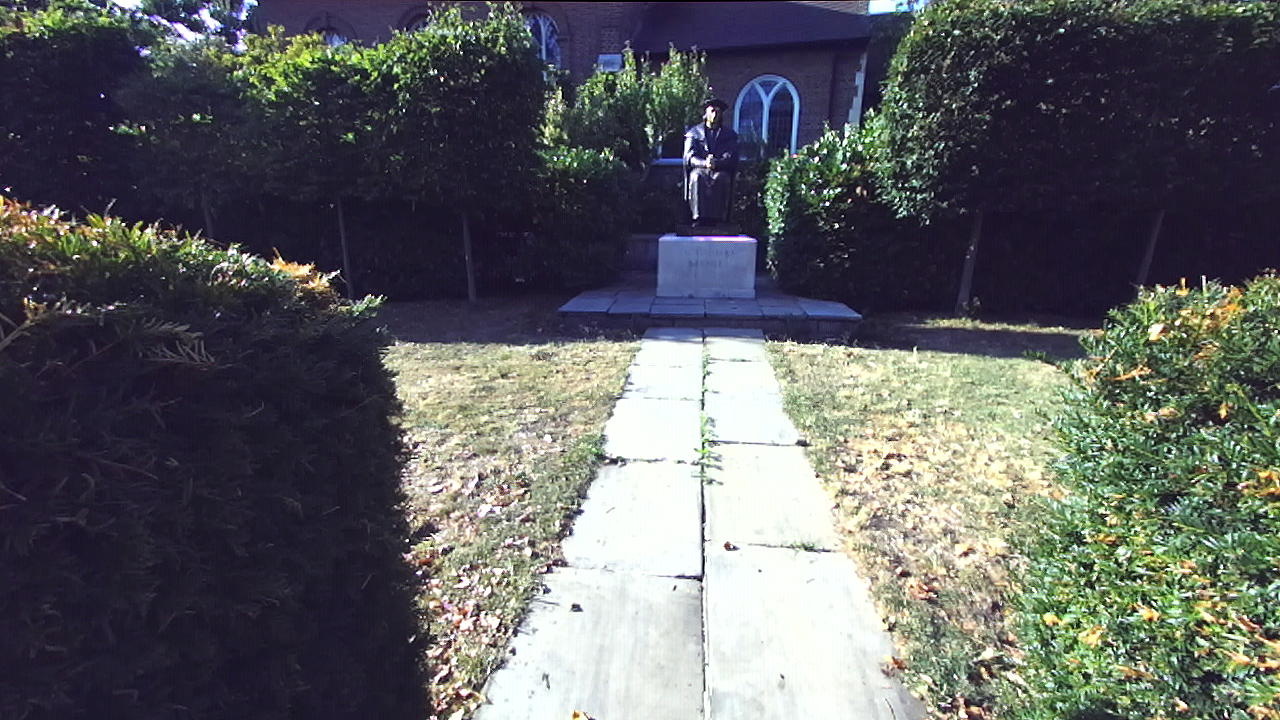
#> input picture left_000041.png, 1280 x 720 px
$ python compute_disparity.py --left left_000041.png --right right_000041.png
#> lines starting #> are read from the running program, lines starting #| are printed output that depends on the picture
import cv2
import numpy as np
import ctypes
import os
import argparse

def compute_disparity(imgL, imgR, disparities=144):
    """
    計算視差圖。
    需要左右圖已經是 rectified 且為灰階圖（單通道）。

    Args:
        imgL (np.ndarray): 左圖 (grayscale)
        imgR (np.ndarray): 右圖 (grayscale)

    Returns:
        disparity (np.ndarray): 浮點視差圖（已除以 16）
    """
    # 參數根據經驗可再調整
    min_disp = 0
    block_size = 5

    stereo = cv2.StereoSGBM_create(
        minDisparity=min_disp,
        numDisparities=disparities,
        blockSize=block_size,
        P1=8 * 1 * block_size ** 2,
        P2=32 * 1 * block_size ** 2,
        disp12MaxDiff=1,
        uniquenessRatio=10,
        speckleWindowSize=100,
        speckleRange=2,
        preFilterCap=63,
        mode=cv2.STEREO_SGBM_MODE_SGBM_3WAY
    )

    disparity = stereo.compute(imgL, imgR).astype(np.float32) / 16
    return disparity


try:
    _libsgm = ctypes.CDLL('./libsgm_wrapper.so')  # 路徑視情況修改

    _libsgm.compute_disparity_from_buffer.argtypes = [
        ctypes.POINTER(ctypes.c_ubyte),
        ctypes.POINTER(ctypes.c_ubyte),
        ctypes.POINTER(ctypes.c_uint16),
        ctypes.c_int,
        ctypes.c_int
    ]
    _libsgm.compute_disparity_from_buffer.restype = ctypes.c_int

    def compute_disparity_libsgm(imgL: np.ndarray, imgR: np.ndarray) -> np.ndarray:
        """
        使用 libSGM 計算視差圖（回傳 uint16 disparity）。
        圖像須為灰階（H, W）。
        """
        assert imgL.ndim == 2 and imgR.ndim == 2
        assert imgL.shape == imgR.shape
        h, w = imgL.shape

        out_disp = np.zeros((h, w), dtype=np.uint16)

        ret = _libsgm.compute_disparity_from_buffer(
            imgL.ctypes.data_as(ctypes.POINTER(ctypes.c_ubyte)),
            imgR.ctypes.data_as(ctypes.POINTER(ctypes.c_ubyte)),
            out_disp.ctypes.data_as(ctypes.POINTER(ctypes.c_uint16)),
            w, h
        )

        if ret != 0:
            raise RuntimeError("libSGM failed to compute disparity")

        disp_float = out_disp.astype(np.float32)

        # ✅ 移除異常值：視差過小（如0）或過大（如>max）
        valid_range = (disp_float >= 1.0) & (disp_float <= 256)  # 可視化區間
        disp_filtered = np.where(valid_range, disp_float, 0.0)

        return disp_filtered

except OSError as e:
    compute_disparity_libsgm = None
    print(f"[WARNING] Failed to load libSGM: {e}")
    print("Make sure libsgm_buffer.so and its dependencies are in the correct location.")


if __name__ == "__main__":
    ap = argparse.ArgumentParser(description="Compute disparity with StereoSGBM")
    ap.add_argument("--left", required=True, help="左影像路徑（rectified, grayscale 或彩色）")
    ap.add_argument("--right", required=True, help="右影像路徑（rectified, grayscale 或彩色）")
    args = ap.parse_args()

    imgL = cv2.imread(args.left, cv2.IMREAD_GRAYSCALE)
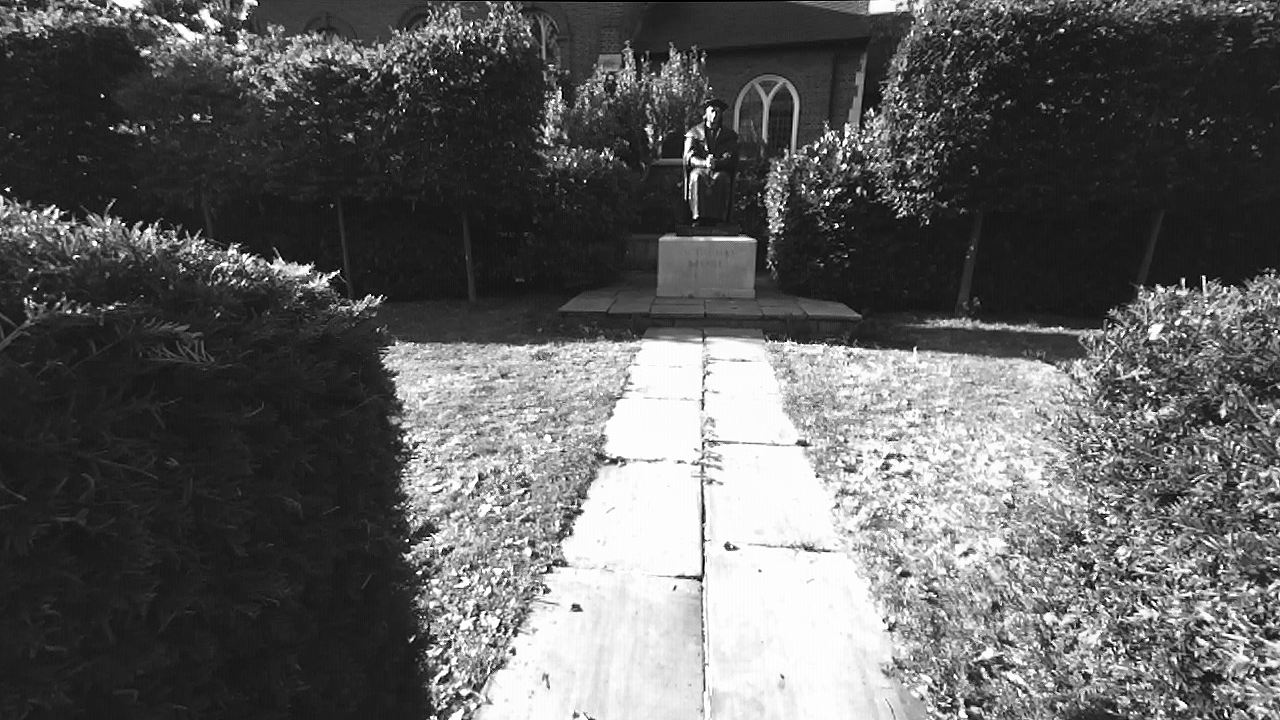
#> imgL: shape (720, 1280); min 0, max 255, mean 95.7
    imgR = cv2.imread(args.right, cv2.IMREAD_GRAYSCALE)
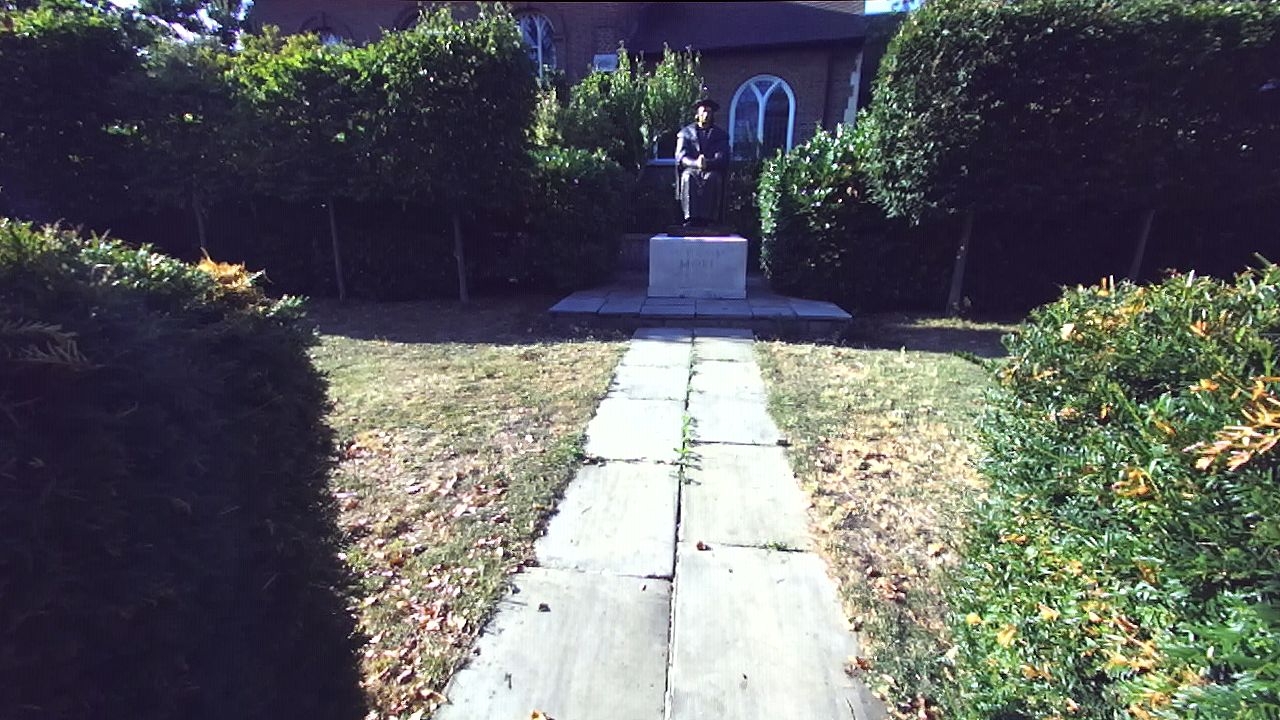
#> input picture right_000041.png, 1280 x 720 px
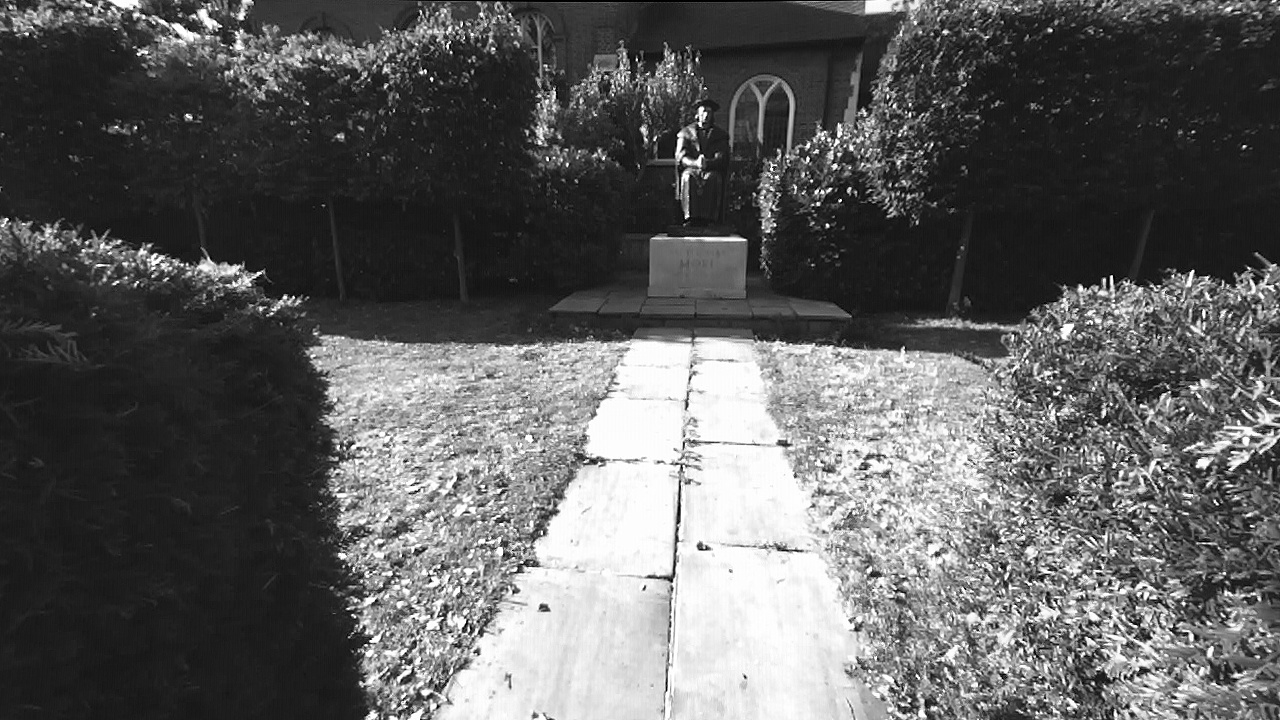
#> imgR: shape (720, 1280); min 0, max 255, mean 95.2

    disp32 = compute_disparity(imgL, imgR)
#> in compute_disparity, `disparity = stereo.compute(imgL, imgR).astype(np.float32) / 16`:
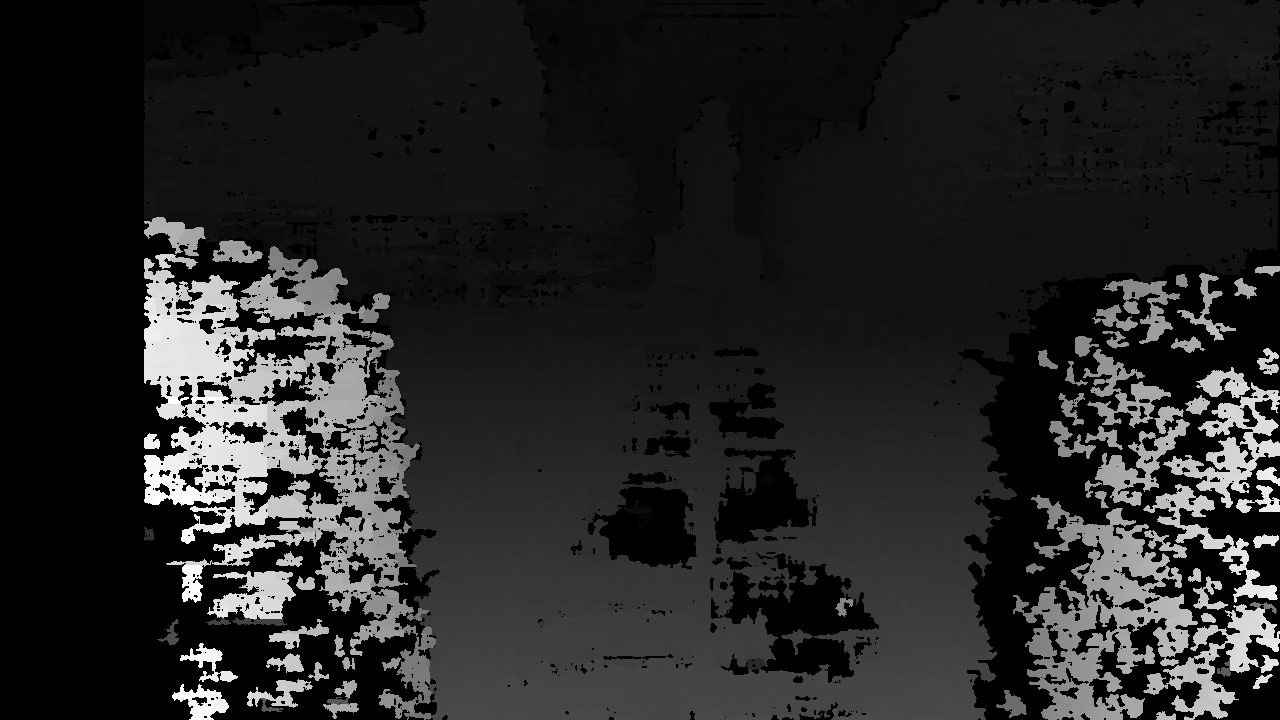
#> disparity: shape (720, 1280) float32; min -1, max 143, mean 20.3; drawn with min black and max white

    disp_vis = cv2.normalize(disp32, None, 0, 255, cv2.NORM_MINMAX)
    disp_vis = np.uint8(disp_vis)

    cv2.imshow("Disparity", disp_vis)
    cv2.waitKey(0)
    cv2.destroyAllWindows()
